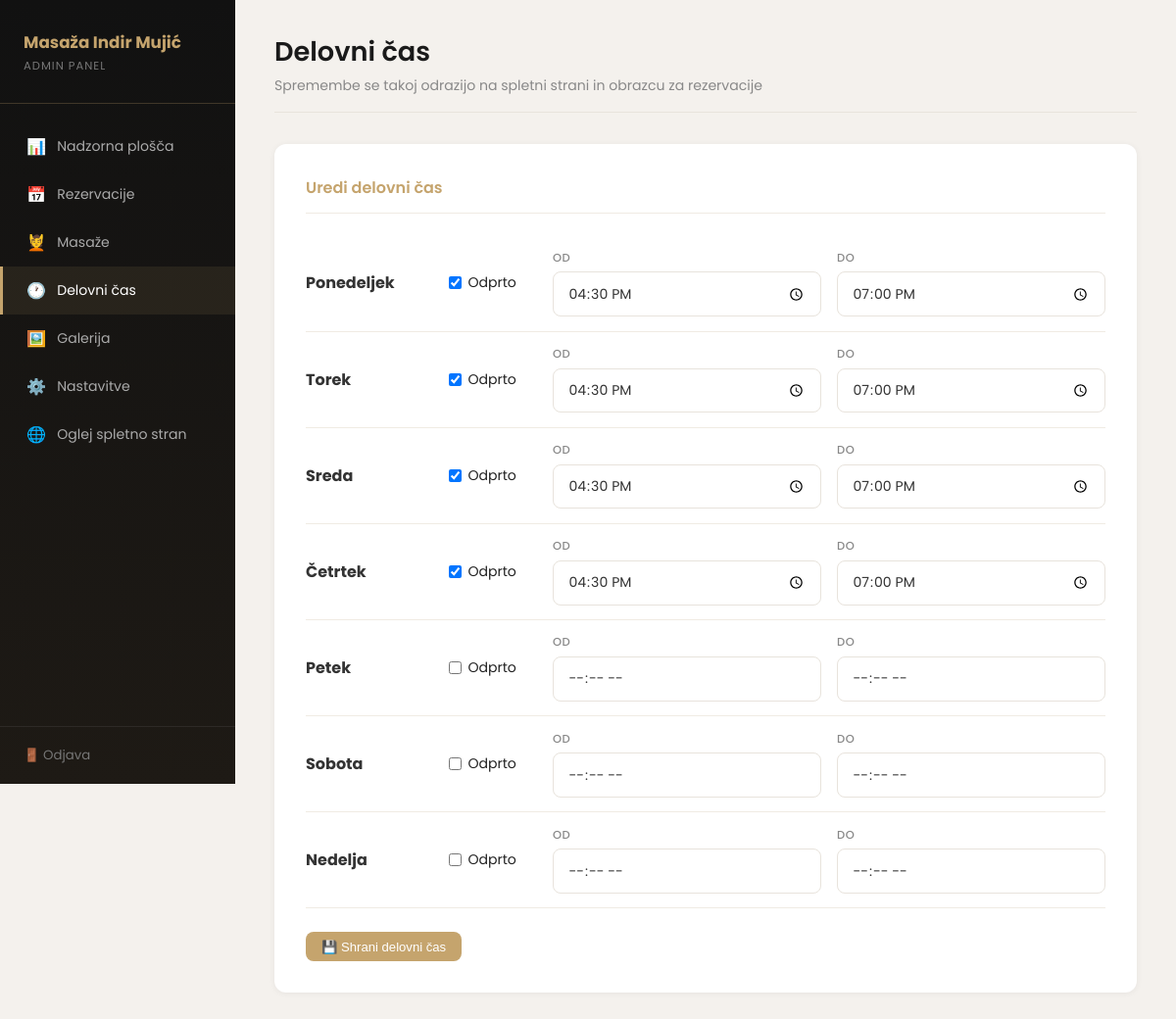
The page /admin/hours (signed in) on the database its author committed.
### app.py (models this page shows)
class WorkingHours(db.Model):
    id = db.Column(db.Integer, primary_key=True)
    day_index = db.Column(db.Integer, nullable=False)
    day_sl = db.Column(db.String(20))
    day_de = db.Column(db.String(20))
    day_en = db.Column(db.String(20))
    open_time = db.Column(db.String(5))
    close_time = db.Column(db.String(5))
    is_open = db.Column(db.Boolean, default=True)

### app.py (the view, shortened to what this page needs)
@app.route('/admin/hours', methods=['GET','POST'])
def admin_hours():
    if not is_admin(): return redirect(url_for('admin_login'))
    return render_template('admin/hours.html', hours=WorkingHours.query.order_by(WorkingHours.day_index).all())

### app.py (called while the page is built)
def is_admin(): return session.get('admin_logged_in')

### templates/admin/hours.html (shortened to what this page needs)
{% extends 'admin/base.html' %}
{% block content %}
<div class="page-header">
  <h1>Delovni čas</h1>
  <p>Spremembe se takoj odrazijo na spletni strani in obrazcu za rezervacije</p>
</div>
<div class="form-card">
  <h3>Uredi delovni čas</h3>
  <form method="POST">
    {% for h in hours %}
    <div class="hours-row">
      <strong style="color:#333;">{{ h.day_sl }}</strong>
      <label style="display:flex;align-items:center;gap:0.4rem;font-size:0.88rem;cursor:pointer;">
        <input type="checkbox" name="open_{{ h.day_index }}" {{ 'checked' if h.is_open }}
          onchange="toggleDay({{ h.day_index }}, this.checked)"> Odprto
      </label>
      <div class="form-group" style="margin:0;">
        <label style="font-size:0.72rem;">Od</label>
        <input type="time" name="open_time_{{ h.day_index }}" value="{{ h.open_time or '' }}"
          id="open_{{ h.day_index }}" {{ 'disabled' if not h.is_open }}>
      </div>
      <div class="form-group" style="margin:0;">
        <label style="font-size:0.72rem;">Do</label>
        <input type="time" name="close_time_{{ h.day_index }}" value="{{ h.close_time or '' }}"
          id="close_{{ h.day_index }}" {{ 'disabled' if not h.is_open }}>
      </div>
    </div>
    {% endfor %}
    <button type="submit" class="btn btn-gold" style="margin-top:1.5rem;">💾 Shrani delovni čas</button>
  </form>
</div>
{% endblock %}

### templates/admin/base.html (shortened to what this page needs)
<!DOCTYPE html>
<html lang="sl">
<head>
</head>
<body>
  <aside class="sidebar">
    <div class="sidebar-logo">
      <h2>Masaža Indir Mujić</h2>
      <p>Admin Panel</p>
    </div>
    <nav>
      <a href="/admin" class="{{ 'active' if request.endpoint == 'admin' else '' }}">
        <span class="icon">📊</span> Nadzorna plošča</a>
      <a href="/admin/appointments" class="{{ 'active' if request.endpoint == 'admin_appointments' else '' }}">
        <span class="icon">📅</span> Rezervacije</a>
      <a href="/admin/massages" class="{{ 'active' if request.endpoint == 'admin_massages' else '' }}">
        <span class="icon">💆</span> Masaže</a>
      <a href="/admin/hours" class="{{ 'active' if request.endpoint == 'admin_hours' else '' }}">
        <span class="icon">🕐</span> Delovni čas</a>
      <a href="/admin/gallery" class="{{ 'active' if request.endpoint == 'admin_gallery' else '' }}">
        <span class="icon">🖼️</span> Galerija</a>
      <a href="/admin/settings" class="{{ 'active' if request.endpoint == 'admin_settings' else '' }}">
        <span class="icon">⚙️</span> Nastavitve</a>
      <a href="/" target="_blank"><span class="icon">🌐</span> Oglej spletno stran</a>
    </nav>
    <div class="sidebar-bottom">
      <a href="/admin/logout">🚪 Odjava</a>
    </div>
  </aside>
  <main class="main">
    {% block content %}{% endblock %}
  </main>
</body>
</html>

### templates/admin/base.html (style rules this page uses)
* { margin:0;padding:0;box-sizing:border-box; }
body { font-family:'Poppins',sans-serif;background:#f4f1ed;color:#222;display:flex;min-height:100vh; }
.sidebar { width:240px;background:linear-gradient(180deg,#111 0%,#1e1a15 100%);color:#eee;padding:2rem 0;position:fixed;height:100vh;overflow-y:auto;z-index:10; }
.sidebar-logo { padding:0 1.5rem 1.8rem;border-bottom:1px solid rgba(197,164,109,0.25); }
.sidebar-logo h2 { font-size:1.05rem;color:#c5a46d;line-height:1.4; }
.sidebar-logo p { font-size:0.72rem;color:#777;margin-top:0.2rem;letter-spacing:1px;text-transform:uppercase; }
.sidebar nav { padding:1.2rem 0; }
.sidebar nav a { display:flex;align-items:center;gap:0.7rem;padding:0.75rem 1.5rem;color:#aaa;text-decoration:none;font-size:0.88rem;transition:all 0.2s;border-left:3px solid transparent; }
.sidebar nav a:hover,.sidebar nav a.active { color:#fff;background:rgba(197,164,109,0.1);border-left-color:#c5a46d; }
.sidebar nav a .icon { font-size:1rem;width:20px;text-align:center; }
.sidebar-bottom { padding:1.2rem 1.5rem;border-top:1px solid rgba(255,255,255,0.07);position:absolute;bottom:0;width:100%; }
.sidebar-bottom a { color:#777;text-decoration:none;font-size:0.83rem;display:flex;align-items:center;gap:0.5rem;transition:color 0.2s; }
.main { margin-left:240px;flex:1;padding:2rem 2.5rem; }
.page-header { margin-bottom:2rem;border-bottom:1px solid #e8e3dc;padding-bottom:1rem; }
.page-header h1 { font-size:1.7rem;color:#1a1a1a;font-weight:600; }
.page-header p { color:#888;font-size:0.88rem;margin-top:0.2rem; }
.btn { padding:0.45rem 1rem;border-radius:8px;border:none;cursor:pointer;font-size:0.82rem;font-weight:500;transition:all 0.2s;text-decoration:none;display:inline-flex;align-items:center;gap:0.3rem; }
.btn-gold { background:#c5a46d;color:#fff; }
.form-card { background:#fff;border-radius:12px;padding:2rem;box-shadow:0 1px 6px rgba(0,0,0,0.06);margin-bottom:1.5rem; }
.form-card h3 { font-size:1rem;color:#c5a46d;margin-bottom:1.4rem;font-weight:600;border-bottom:1px solid #f0ebe3;padding-bottom:0.8rem; }
.form-group { display:flex;flex-direction:column;gap:0.35rem; }
.form-group label { font-size:0.78rem;color:#888;font-weight:500;text-transform:uppercase;letter-spacing:0.5px; }
.form-group input,.form-group textarea,.form-group select { padding:0.65rem 0.9rem;border:1.5px solid #e8e3dc;border-radius:8px;font-family:'Poppins',sans-serif;font-size:0.88rem;transition:border-color 0.2s;background:#fff;color:#333; }
.hours-row { display:grid;grid-template-columns:130px 90px 1fr 1fr;gap:1rem;align-items:center;padding:0.9rem 0;border-bottom:1px solid #f0ebe3; }

### rows shown on the page
WorkingHours: day_sl "Ponedeljek", open_time "16:30", close_time "19:00"
WorkingHours: day_sl "Torek", open_time "16:30", close_time "19:00"
WorkingHours: day_sl "Sreda", open_time "16:30", close_time "19:00"
WorkingHours: day_sl "Četrtek", open_time "16:30", close_time "19:00"
WorkingHours: day_sl "Petek"
WorkingHours: day_sl "Sobota"
WorkingHours: day_sl "Nedelja"
